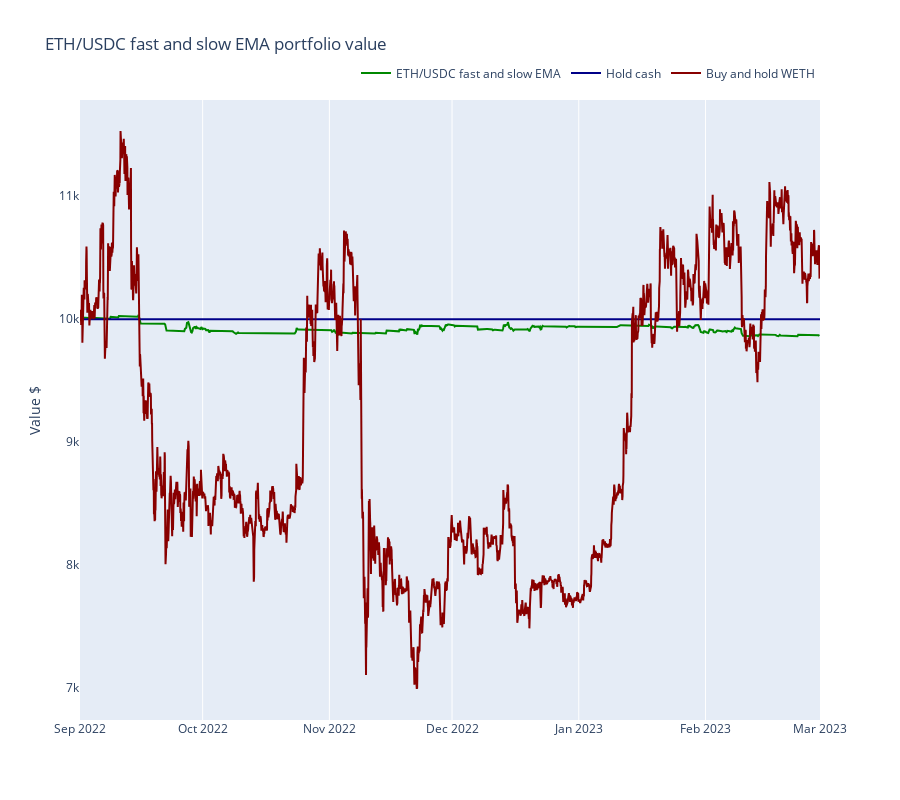

Write notebook code for a chart like this one.
### Code cell
from tradeexecutor.visual.benchmark import visualise_benchmark

traded_pair = universe.universe.pairs.get_single()

fig = visualise_benchmark(
    state.name,
    portfolio_statistics=state.stats.portfolio,
    all_cash=state.portfolio.get_initial_deposit(),
    buy_and_hold_asset_name=traded_pair.base_token_symbol,
    buy_and_hold_price_series=universe.universe.candles.get_single_pair_data()["close"],
    start_at=START_AT,
    end_at=END_AT,
    height=800
)

fig.show()

### Figure 1 — Plotly figure (JSON) as saved in the notebook; plotly's stock layout.template omitted (floating-point values rounded to 4 significant figures; data arrays with more than 128 entries replaced by an {"elided": "..."} marker saying what was removed)
{"data": [{"line": {"color": "#008800"}, "mode": "lines", "name": "ETH/USDC fast and slow EMA", "type": "scatter", "x": {"elided": "1086 str values"}, "y": {"elided": "1086 float values"}}, {"line": {"color": "#000088"}, "mode": "lines", "name": "Hold cash", "type": "scatter", "x": ["2022-09-01T00:00:00", "2023-03-01T00:00:00"], "y": [10000, 10000]}, {"line": {"color": "#880000"}, "mode": "lines", "name": "Buy and hold WETH", "type": "scatter", "x": {"elided": "4341 str values"}, "y": {"elided": "4341 float values"}}], "layout": {"height": 800, "legend": {"orientation": "h", "x": 1, "xanchor": "right", "y": 1.02, "yanchor": "bottom"}, "title": {"text": "ETH/USDC fast and slow EMA portfolio value"}, "xaxis": {"rangeslider": {"visible": false}}, "yaxis": {"showgrid": false, "title": {"text": "Value $"}}}}
